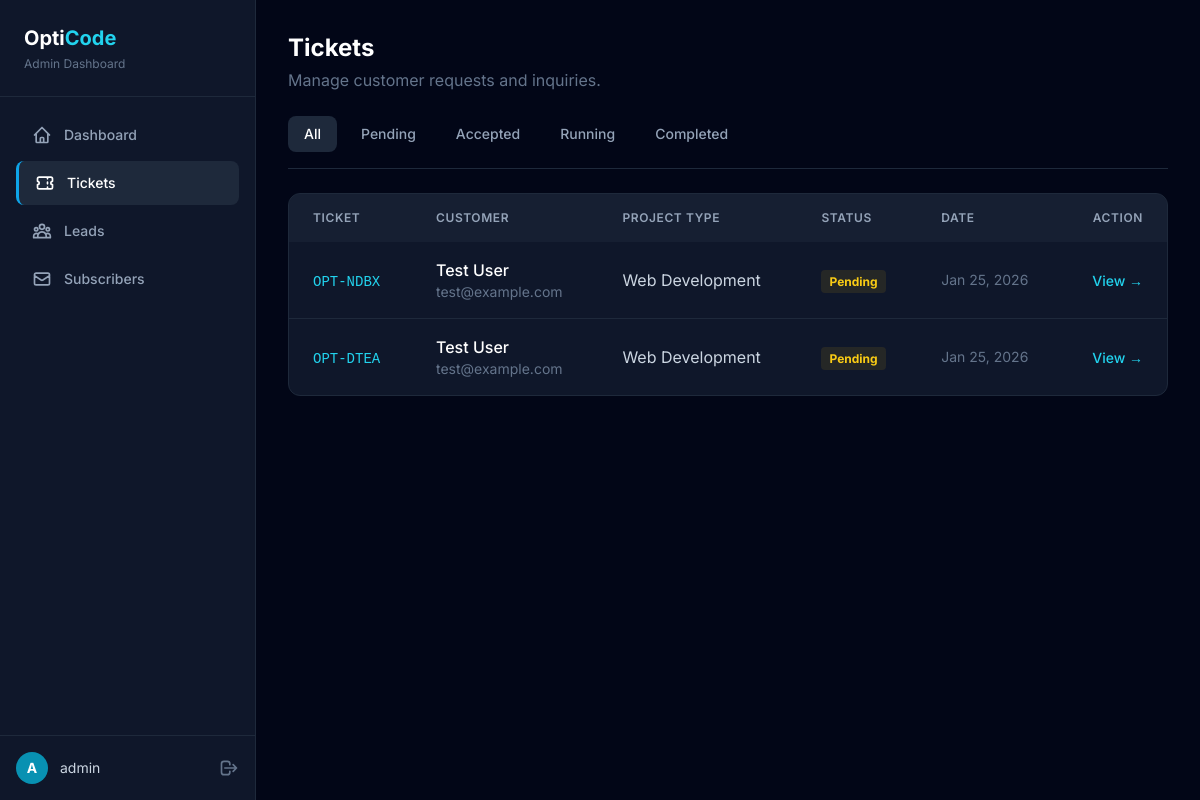
Screenshot of /admin/tickets (signed in) with the database file from the repository.
### app/models/ticket.py (models this page shows, shortened)
class Ticket(db.Model):
    __tablename__ = 'tickets'
    id = db.Column(db.Integer, primary_key=True)
    ticket_id = db.Column(db.String(20), unique=True, nullable=False, index=True)
    name = db.Column(db.String(100), nullable=False)
    email = db.Column(db.String(120), nullable=False)
    project_type = db.Column(db.String(50), nullable=False)
    message = db.Column(db.Text, nullable=False)
    status = db.Column(db.String(20), default='Pending', nullable=False)
    created_at = db.Column(db.DateTime, default=datetime.utcnow, nullable=False)
    updated_at = db.Column(db.DateTime, default=datetime.utcnow, onupdate=datetime.utcnow)
    messages = db.relationship('Message', backref='ticket', lazy='dynamic', cascade='all, delete-orphan')
    STATUS_PENDING = 'Pending'
    STATUS_ACCEPTED = 'Accepted'
    STATUS_RUNNING = 'Running'
    STATUS_COMPLETED = 'Completed'
    STATUS_CANCELLED = 'Cancelled'
    VALID_STATUSES = [STATUS_PENDING, STATUS_ACCEPTED, STATUS_RUNNING, STATUS_COMPLETED, STATUS_CANCELLED]

### app/routes/admin.py (the view)
@admin_bp.route('/tickets')
@login_required
def tickets():
    status_filter = request.args.get('status', 'all')
    page = request.args.get('page', 1, type=int)
    per_page = 20
    query = Ticket.query
    if status_filter != 'all':
        query = query.filter_by(status=status_filter)
    tickets = query.order_by(Ticket.created_at.desc()).paginate(
        page=page, per_page=per_page, error_out=False
    )
    return render_template('tickets.html',
        tickets=tickets,
        status_filter=status_filter
    )

### app/routes/auth.py (called while the page is built)
def login_required(f):
    @wraps(f)
    def decorated_function(*args, **kwargs):
        if not session.get('admin_logged_in'):
            flash('Please log in to access the admin panel.', 'warning')
            return redirect(url_for('auth.login', next=request.url))
        return f(*args, **kwargs)
    return decorated_function

### app/templates/tickets.html (shortened to what this page needs)
{% extends "base.html" %}
{% block content %}
<div class="space-y-6">
    <div class="flex items-center justify-between">
        <div>
            <h1 class="text-2xl font-bold text-white">Tickets</h1>
            <p class="text-slate-500 mt-1">Manage customer requests and inquiries.</p>
        </div>
    </div>
    <div class="flex items-center gap-2 border-b border-slate-800 pb-4">
        <a href="{{ url_for('admin.tickets', status='all') }}"
            class="px-4 py-2 rounded-lg text-sm font-medium transition-colors
                  {% if status_filter == 'all' %}bg-slate-800 text-white{% else %}text-slate-400 hover:text-white{% endif %}">
            All
        </a>
        <a href="{{ url_for('admin.tickets', status='Pending') }}"
            class="px-4 py-2 rounded-lg text-sm font-medium transition-colors
                  {% if status_filter == 'Pending' %}bg-yellow-500/10 text-yellow-400{% else %}text-slate-400 hover:text-white{% endif %}">
            Pending
        </a>
        <a href="{{ url_for('admin.tickets', status='Accepted') }}"
            class="px-4 py-2 rounded-lg text-sm font-medium transition-colors
                  {% if status_filter == 'Accepted' %}bg-green-500/10 text-green-400{% else %}text-slate-400 hover:text-white{% endif %}">
            Accepted
        </a>
        <a href="{{ url_for('admin.tickets', status='Running') }}"
            class="px-4 py-2 rounded-lg text-sm font-medium transition-colors
                  {% if status_filter == 'Running' %}bg-blue-500/10 text-blue-400{% else %}text-slate-400 hover:text-white{% endif %}">
            Running
        </a>
        <a href="{{ url_for('admin.tickets', status='Completed') }}"
            class="px-4 py-2 rounded-lg text-sm font-medium transition-colors
                  {% if status_filter == 'Completed' %}bg-slate-500/10 text-slate-400{% else %}text-slate-400 hover:text-white{% endif %}">
            Completed
        </a>
    </div>
    <div class="bg-slate-900 border border-slate-800 rounded-xl overflow-hidden">
        <table class="w-full">
            <thead class="bg-slate-800/50">
                <tr>
                    <th class="px-6 py-4 text-left text-xs font-semibold text-slate-400 uppercase tracking-wider">Ticket
                    </th>
                    <th class="px-6 py-4 text-left text-xs font-semibold text-slate-400 uppercase tracking-wider">
                        Customer</th>
                    <th class="px-6 py-4 text-left text-xs font-semibold text-slate-400 uppercase tracking-wider">
                        Project Type</th>
                    <th class="px-6 py-4 text-left text-xs font-semibold text-slate-400 uppercase tracking-wider">Status
                    </th>
                    <th class="px-6 py-4 text-left text-xs font-semibold text-slate-400 uppercase tracking-wider">Date
                    </th>
                    <th class="px-6 py-4 text-right text-xs font-semibold text-slate-400 uppercase tracking-wider">
                        Action</th>
                </tr>
            </thead>
            <tbody class="divide-y divide-slate-800">
                {% for ticket in tickets.items %}
                <tr class="hover:bg-slate-800/30 transition-colors">
                    <td class="px-6 py-4">
                        <span class="font-mono text-cyan-400 text-sm">{{ ticket.ticket_id }}</span>
                    </td>
                    <td class="px-6 py-4">
                        <div>
                            <p class="text-white font-medium">{{ ticket.name }}</p>
                            <p class="text-slate-500 text-sm">{{ ticket.email }}</p>
                        </div>
                    </td>
                    <td class="px-6 py-4 text-slate-300">
                        {{ ticket.project_type }}
                    </td>
                    <td class="px-6 py-4">
                        <span class="px-2 py-1 rounded text-xs font-bold
                            {% if ticket.status == 'Pending' %}bg-yellow-500/10 text-yellow-400
                            {% elif ticket.status == 'Accepted' %}bg-green-500/10 text-green-400
                            {% elif ticket.status == 'Running' %}bg-blue-500/10 text-blue-400
                            {% elif ticket.status == 'Completed' %}bg-slate-500/10 text-slate-400
                            {% else %}bg-red-500/10 text-red-400{% endif %}">
                            {{ ticket.status }}
                        </span>
                    </td>
                    <td class="px-6 py-4 text-slate-500 text-sm">
                        {{ ticket.created_at.strftime('%b %d, %Y') }}
                    </td>
                    <td class="px-6 py-4 text-right">
                        <a href="{{ url_for('admin.ticket_detail', ticket_id=ticket.ticket_id) }}"
                            class="text-cyan-400 hover:text-cyan-300 text-sm font-medium">
                            View →
                        </a>
                    </td>
                </tr>
                {% else %}
                <tr>
                    <td colspan="6" class="px-6 py-12 text-center text-slate-500">
                        No tickets found.
                    </td>
                </tr>
                {% endfor %}
            </tbody>
        </table>
    </div>
</div>
{% endblock %}

### rows the page displays
Ticket: ticket_id "OPT-NDBX", name "Test User", email "test@example.com", project_type "Web Development", status "Pending", created_at "Jan 25, 2026"
Ticket: ticket_id "OPT-DTEA", name "Test User", email "test@example.com", project_type "Web Development", status "Pending", created_at "Jan 25, 2026"

### other values shown
{{ session.get('admin_username', 'Admin') }} "admin"
